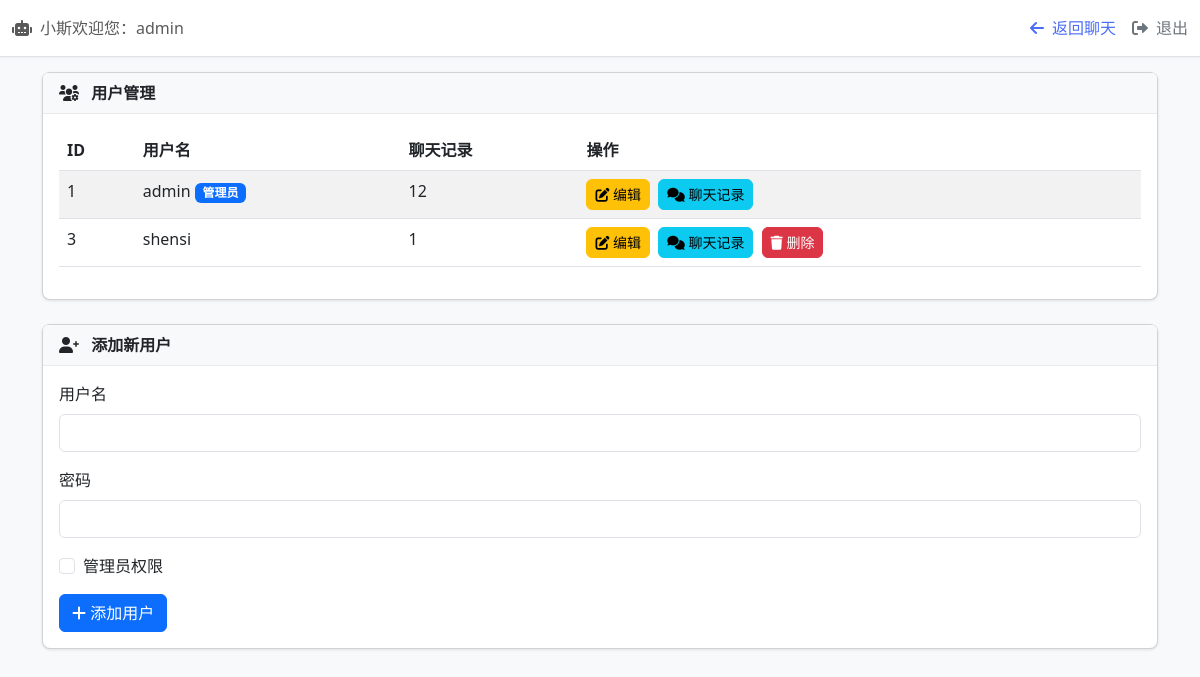
Page /admin (signed in) on the earlier database version.
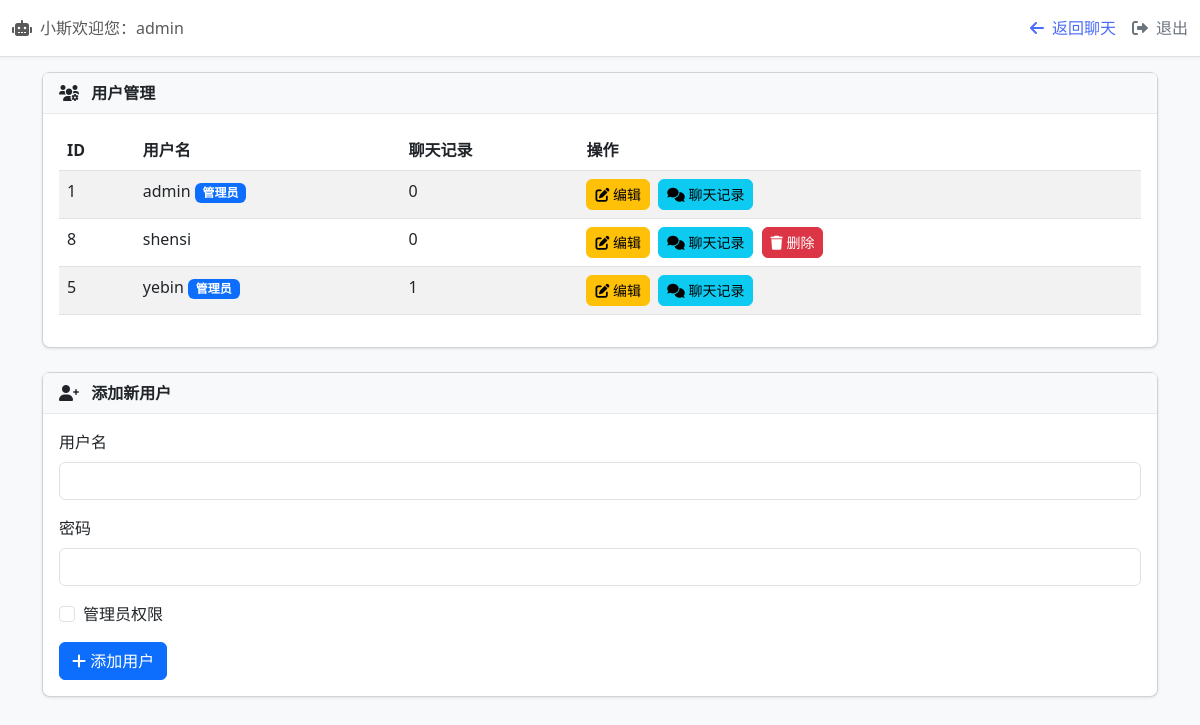
Same page on the later database version.
### tables this page shows
CREATE TABLE users (
    id INTEGER PRIMARY KEY AUTOINCREMENT,
    username TEXT UNIQUE NOT NULL,
    password TEXT NOT NULL,
    is_admin INTEGER DEFAULT 0
);

### app.py (the view, shortened to what this page needs)
@app.route('/admin', methods=['GET', 'POST'])
@login_required
def admin():
    if not current_user.is_admin:
        return 'Access denied'
    conn = get_db_connection()
    c = conn.cursor()
    c.execute('''
        SELECT users.id, users.username, users.is_admin,
               COUNT(chat_history.id) as chat_count
        FROM users
        LEFT JOIN chat_history ON users.id = chat_history.user_id
        GROUP BY users.id, users.username, users.is_admin
    ''')
    users = [
        {
            'id': row['id'],
            'username': row['username'],
            'is_admin': bool(row['is_admin']),  # 确保转换为布尔值
            'chat_count': row['chat_count']
        }
        for row in c.fetchall()
    ]
    conn.close()
    return render_template('admin.html', users=users)

### app.py (called while the page is built)
@login_manager.user_loader
def load_user(user_id):
    conn = sqlite3.connect('chat_app.db')
    c = conn.cursor()
    c.execute('SELECT id, username, is_admin FROM users WHERE id = ?', (user_id,))
    user = c.fetchone()
    conn.close()
    if user:
        return User(user[0], user[1], user[2]) # user[2] 是 is_admin
    return None

def get_db_connection():
    conn = sqlite3.connect('chat_app.db')
    conn.row_factory = sqlite3.Row
    return conn

### templates/admin.html (shortened to what this page needs)
<!DOCTYPE html>
<html lang="zh">
<head>
    <link rel="stylesheet" href="https://cdn.jsdelivr.net/npm/bootstrap@5.3.0/dist/css/bootstrap.min.css">
    <link rel="stylesheet" href="https://cdnjs.cloudflare.com/ajax/libs/font-awesome/6.0.0/css/all.min.css">
</head>
<body>
    <nav class="navbar navbar-expand navbar-light fixed-top">
        <div class="container-fluid">
            <span class="navbar-text">
                <i class="fas fa-robot me-2"></i> <span class="d-none d-md-inline">小斯欢迎您：</span><span id="username">{{ current_user.username }}</span>
            </span>
            <div class="admin-controls ms-auto">
                <a href="/chat" class="back-btn">
                    <i class="fas fa-arrow-left"></i>
                    <span class="btn-text">返回聊天</span>
                </a>
                <a href="/logout" class="logout-btn">
                    <i class="fas fa-sign-out-alt"></i>
                    <span class="btn-text">退出</span>
                </a>
            </div>
        </div>
    </nav>
    <div class="container mt-5 pt-4">
        <div class="card">
            <div class="card-header">
                <i class="fas fa-users-cog me-2"></i> 用户管理
            </div>
            <div class="card-body">
                <div class="table-responsive">
                    <table class="table table-striped">
                        <thead>
                            <tr>
                                <th>ID</th>
                                <th>用户名</th>
                                <th>聊天记录</th>
                                <th>操作</th>
                            </tr>
                        </thead>
                        <tbody>
                            {% for user in users %}
                            <tr>
                                <td>{{ user.id }}</td>
                                <td>{{ user.username }}{% if user.is_admin %} <span class="badge bg-primary">管理员</span>{% endif %}</td>
                                <td>{% if 'chat_count' in user %}{{ user.chat_count }}{% else %}0{% endif %}</td>
                                <td>
                                    <button class="btn btn-warning btn-sm me-1" onclick="editUser({{ user.id }}, '{{ user.username }}')">
                                        <i class="fas fa-edit"></i> <span class="d-none d-md-inline">编辑</span>
                                    </button>
                                    <button class="btn btn-info btn-sm me-1" onclick="viewChats({{ user.id }}, '{{ user.username }}')">
                                        <i class="fas fa-comments"></i> <span class="d-none d-md-inline">聊天记录</span>
                                    </button>
                                    {% if not user.is_admin %}
                                    <button class="btn btn-danger btn-sm" onclick="deleteUser({{ user.id }}, '{{ user.username }}')">
                                        <i class="fas fa-trash"></i> <span class="d-none d-md-inline">删除</span>
                                    </button>
                                    {% endif %}
                                </td>
                            </tr>
                            {% endfor %}
                        </tbody>
                    </table>
                </div>
            </div>
        </div>
        <div class="card">
            <div class="card-header">
                <i class="fas fa-user-plus me-2"></i> 添加新用户
            </div>
            <div class="card-body">
                <form method="post" id="addUserForm">
                    <div class="mb-3">
                        <label for="add-username" class="form-label">用户名</label>
                        <input type="text" class="form-control" id="add-username" name="username" required>
                    </div>
                    <div class="mb-3">
                        <label for="add-password" class="form-label">密码</label>
                        <input type="password" class="form-control" id="add-password" name="password" required>
                    </div>
                    <div class="mb-3 form-check">
                        <input type="checkbox" class="form-check-input" id="is_admin" name="is_admin" value="1">
                        <label class="form-check-label" for="is_admin">管理员权限</label>
                    </div>
                    <button type="submit" class="btn btn-primary">
                        <i class="fas fa-plus"></i> 添加用户
                    </button>
                </form>
            </div>
        </div>
    </div>
</body>
</html>

### templates/admin.html (style rules this page uses)
body { background-color: #f8f9fa; font-family: 'Segoe UI', Tahoma, Geneva, Verdana, sans-serif; }
.navbar { background-color: #fff; border-bottom: 1px solid #dee2e6; box-shadow: 0 1px 3px rgba(0,0,0,0.05); z-index: 1060; }
.navbar-text { display: flex; align-items: center; }
.admin-controls { display: flex; align-items: center; }
.back-btn { color: #4a6cf7; font-weight: 500; text-decoration: none; display: flex; align-items: center; gap: 0.5rem; }
.logout-btn { color: #6c757d; font-weight: 500; text-decoration: none; display: flex; align-items: center; gap: 0.5rem; margin-left: 1rem; }
.card { margin-bottom: 1.5rem; border-radius: 0.5rem; box-shadow: 0 1px 3px rgba(0,0,0,0.1); }
.card-header { background-color: #f8f9fa; border-bottom: 1px solid #eaeaea; font-weight: 600; }
.btn { border-radius: 0.375rem; }

Differences in the rows shown:
removed users: id "3", username "shensi", chat_count "1"
computed for users "admin": chat_count "12" → "0"
added users: id "8", username "shensi", chat_count "0"
added users: id "5", username "yebin", shows "管理员", chat_count "1"
